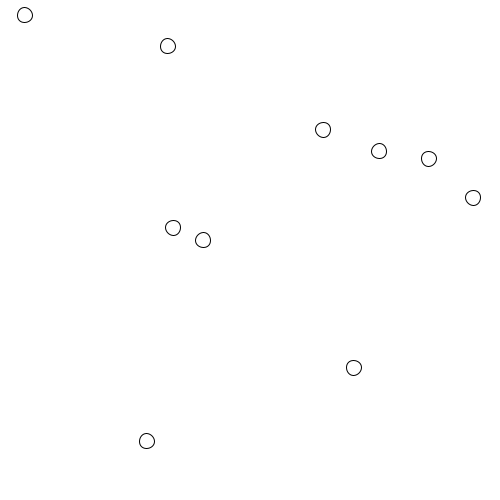
Frame 1 (no input)
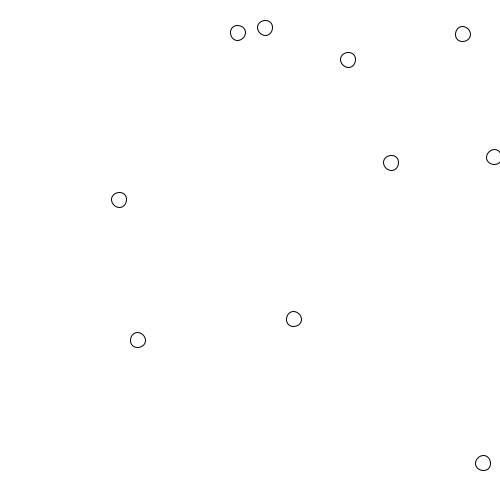
Frame 60 (the mouse pressed at the canvas centre just before this capture)
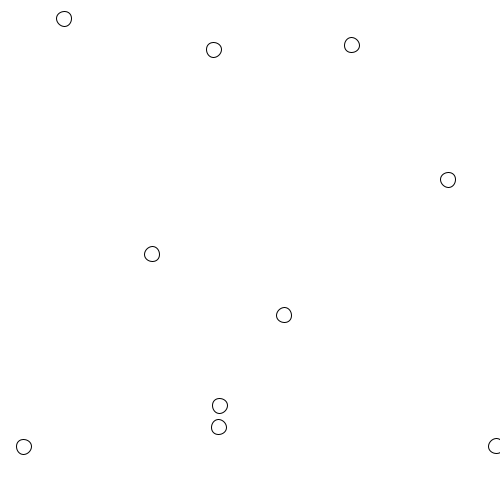
Frame 120 (the mouse held since frame 60 and released just before this capture)

The Processing sketch that drew these frames (run headless with seeded random() and noise(); from frame 60 on, the mouse is pressed at the canvas centre):

// Processing sketch: processing_103348
// ── processing_103348.pde

class Box
{
    float x;
    float y;
    float dx;
    float dy;
    float wid;
    float hei;
    float r,g,b, opac;
    
    Box(float xpos, float ypos, float xVel, float yVel, float w, float h)
    {
       x = xpos;
       y = ypos;
       dx = xVel;
       dy = yVel;
       wid = w;
       hei = h;
       r = 0;
       g = 0;
       b = 0;
       opac = 0;
       
    }
    float getX(){
      return x;
    }
    
    float getY(){
      return y;  
    }
    
    float getRad(){
      return wid/2;  
    }
    
    void oppDir(){
      dx *= -1;
      dy *= -1;  
    }
    
    void update()
    {
      fill(r,g,b,opac);
      ellipse(x,y,wid,hei);
      
      x += dx;
      y += dy;
      
      if ( x < 0 || x > width )
      {
        dx = -1 * dx;  
      }
      if ( y < 0 || y > height )
      {
        dy = -1 * dy;  
      }
  }
  
  void changeColor(){
    //Change color of ball 
    /*HINT: Create a variable for R,G,B and store random values*/
    r = random(255);
    g = random(255);
    b = random(255);
  }
  
  void changeOpac(){
     //Change opacity of ball
     opac = random(100);
  }

}
boolean isColliding(
      float cX1,
      float cY1,
      float rad1,
      float cX2,
      float cY2,
      float rad2)
{
    float circleDistanceX = abs(cX1 - cX2 - rad2);
    float circleDistanceY = abs(cY1 - cY2 - rad2);
 
    if (circleDistanceX > (rad1 + rad2)) { return false; }
    if (circleDistanceY > (rad1 + rad2)) { return false; }
 
    if (circleDistanceX <= (rad2)) { return true; }
    if (circleDistanceY <= (rad2)) { return true; }
 
    float cornerDistance_sq = pow(circleDistanceX - rad2, 2) +
                         pow(circleDistanceY - rad2, 2);
 
    return (cornerDistance_sq <= pow(rad1,2));
}
int numCir = 10;
Box[] myBox = new Box[numCir];

void setup(){
    size(500,500);
    //frameRate(20);
    background(255);
    for( int i = 0; i < numCir; i++ ){
       Box cube = new Box(random(width),random(height),random(15),random(15),15,15);
       myBox[i] = cube;   
    } 
}

void draw(){
    background(255);
    for( int i = 0; i < numCir-1; i++)   
    {
        for (int j = i+1; j<numCir;j++){
          Box cir1 = myBox[i];
          Box cir2 = myBox[j];
          if (isColliding(cir1.getX(),cir1.getY(),cir1.getRad(),cir2.getX(),cir2.getY(),cir2.getRad())){
            cir1.oppDir();
            cir2.oppDir();  
          }
             
        }
    }
    
    for ( int i = 0; i < numCir; i++){
       myBox[i].update(); 
    }
    
    if (mousePressed == true)
      myBox[(int)random(numCir)].changeColor();
      
    if (keyPressed == true && key == 'a')
      myBox[(int)random(numCir)].changeOpac();
}
